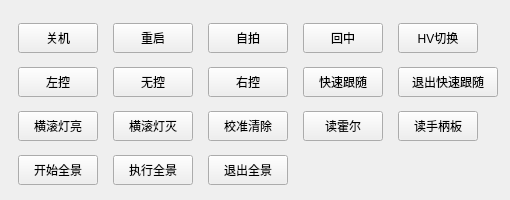
    <widget class="PanelItem" name="Page1_Pane12" native="true">
     <property name="geometry">
      <rect>
       <x>560</x>
       <y>390</y>
       <width>510</width>
       <height>200</height>
      </rect>
     </property>
     <property name="minimumSize">
      <size>
       <width>510</width>
       <height>200</height>
      </size>
     </property>
     <property name="maximumSize">
      <size>
       <width>510</width>
       <height>200</height>
      </size>
     </property>
     <widget class="HoverFillButton" name="Page1_Pane12_ShutDown_Btn">
      <property name="geometry">
       <rect>
        <x>18</x>
        <y>23</y>
        <width>80</width>
        <height>30</height>
       </rect>
      </property>
      <property name="minimumSize">
       <size>
        <width>80</width>
        <height>30</height>
       </size>
      </property>
      <property name="maximumSize">
       <size>
        <width>80</width>
        <height>30</height>
       </size>
      </property>
      <property name="text">
       <string>关机</string>
      </property>
     </widget>
     <widget class="HoverFillButton" name="Page1_Pane12_Restart_Btn">
      <property name="geometry">
       <rect>
        <x>113</x>
        <y>23</y>
        <width>80</width>
        <height>30</height>
       </rect>
      </property>
      <property name="minimumSize">
       <size>
        <width>80</width>
        <height>30</height>
       </size>
      </property>
      <property name="maximumSize">
       <size>
        <width>80</width>
        <height>30</height>
       </size>
      </property>
      <property name="text">
       <string>重启</string>
      </property>
     </widget>
     <widget class="HoverFillButton" name="Page1_Pane12_CalibrationClear_Btn">
      <property name="geometry">
       <rect>
        <x>208</x>
        <y>111</y>
        <width>80</width>
        <height>30</height>
       </rect>
      </property>
      <property name="minimumSize">
       <size>
        <width>80</width>
        <height>30</height>
       </size>
      </property>
      <property name="maximumSize">
       <size>
        <width>80</width>
        <height>30</height>
       </size>
      </property>
      <property name="text">
       <string>校准清除</string>
      </property>
     </widget>
     <widget class="HoverFillButton" name="Page1_Pane12_ExecutePanorama_Btn">
      <property name="geometry">
       <rect>
        <x>113</x>
        <y>155</y>
        <width>80</width>
        <height>30</height>
       </rect>
      </property>
      <property name="minimumSize">
       <size>
        <width>80</width>
        <height>30</height>
       </size>
      </property>
      <property name="maximumSize">
       <size>
        <width>80</width>
        <height>30</height>
       </size>
      </property>
      <property name="text">
       <string>执行全景</string>
      </property>
     </widget>
     <widget class="HoverFillButton" name="Page1_Pane12_NotControl_Btn">
      <property name="geometry">
       <rect>
        <x>113</x>
        <y>67</y>
        <width>80</width>
        <height>30</height>
       </rect>
      </property>
      <property name="minimumSize">
       <size>
        <width>80</width>
        <height>30</height>
       </size>
      </property>
      <property name="maximumSize">
       <size>
        <width>80</width>
        <height>30</height>
       </size>
      </property>
      <property name="text">
       <string>无控</string>
      </property>
     </widget>
     <widget class="HoverFillButton" name="Page1_Pane12_StartPanorama_Btn">
      <property name="geometry">
       <rect>
        <x>18</x>
        <y>155</y>
        <width>80</width>
        <height>30</height>
       </rect>
      </property>
      <property name="minimumSize">
       <size>
        <width>80</width>
        <height>30</height>
       </size>
      </property>
      <property name="maximumSize">
       <size>
        <width>80</width>
        <height>30</height>
       </size>
      </property>
      <property name="text">
       <string>开始全景</string>
      </property>
     </widget>
     <widget class="HoverFillButton" name="Page1_Pane12_ReadHall_Btn">
      <property name="geometry">
       <rect>
        <x>303</x>
        <y>111</y>
        <width>80</width>
        <height>30</height>
       </rect>
      </property>
      <property name="minimumSize">
       <size>
        <width>80</width>
        <height>30</height>
       </size>
      </property>
      <property name="maximumSize">
       <size>
        <width>80</width>
        <height>30</height>
       </size>
      </property>
      <property name="text">
       <string>读霍尔</string>
      </property>
     </widget>
     <widget class="HoverFillButton" name="Page1_Pane12_RollLedOn_Btn">
      <property name="geometry">
       <rect>
        <x>18</x>
        <y>111</y>
        <width>80</width>
        <height>30</height>
       </rect>
      </property>
      <property name="minimumSize">
       <size>
        <width>80</width>
        <height>30</height>
       </size>
      </property>
      <property name="maximumSize">
       <size>
        <width>80</width>
        <height>30</height>
       </size>
      </property>
      <property name="text">
       <string>横滚灯亮</string>
      </property>
     </widget>
     <widget class="HoverFillButton" name="Page1_Pane12_Selfie_Btn">
      <property name="geometry">
       <rect>
        <x>208</x>
        <y>23</y>
        <width>80</width>
        <height>30</height>
       </rect>
      </property>
      <property name="minimumSize">
       <size>
        <width>80</width>
        <height>30</height>
       </size>
      </property>
      <property name="maximumSize">
       <size>
        <width>80</width>
        <height>30</height>
       </size>
      </property>
      <property name="text">
       <string>自拍</string>
      </property>
     </widget>
     <widget class="HoverFillButton" name="Page1_Pane12_RollLedOff_Btn">
      <property name="geometry">
       <rect>
        <x>113</x>
        <y>111</y>
        <width>80</width>
        <height>30</height>
       </rect>
      </property>
      <property name="minimumSize">
       <size>
        <width>80</width>
        <height>30</height>
       </size>
      </property>
      <property name="maximumSize">
       <size>
        <width>80</width>
        <height>30</height>
       </size>
      </property>
      <property name="text">
       <string>横滚灯灭</string>
      </property>
     </widget>
     <widget class="HoverFillButton" name="Page1_Pane12_ReturnCenter_Btn">
      <property name="geometry">
       <rect>
        <x>303</x>
        <y>23</y>
        <width>80</width>
        <height>30</height>
       </rect>
      </property>
      <property name="minimumSize">
       <size>
        <width>80</width>
        <height>30</height>
       </size>
      </property>
      <property name="maximumSize">
       <size>
        <width>80</width>
        <height>30</height>
       </size>
      </property>
      <property name="text">
       <string>回中</string>
      </property>
     </widget>
     <widget class="HoverFillButton" name="Page1_Pane12_RightControl_Btn">
      <property name="geometry">
       <rect>
        <x>208</x>
        <y>67</y>
        <width>80</width>
        <height>30</height>
       </rect>
      </property>
      <property name="minimumSize">
       <size>
        <width>80</width>
        <height>30</height>
       </size>
      </property>
      <property name="maximumSize">
       <size>
        <width>80</width>
        <height>30</height>
       </size>
      </property>
      <property name="text">
       <string>右控</string>
      </property>
     </widget>
     <widget class="HoverFillButton" name="Page1_Pane12_HVSwitch_Btn">
      <property name="geometry">
       <rect>
        <x>398</x>
        <y>23</y>
        <width>80</width>
        <height>30</height>
       </rect>
      </property>
      <property name="minimumSize">
       <size>
        <width>80</width>
        <height>30</height>
       </size>
      </property>
      <property name="maximumSize">
       <size>
        <width>80</width>
        <height>30</height>
       </size>
      </property>
      <property name="text">
       <string>HV切换</string>
      </property>
     </widget>
     <widget class="HoverFillButton" name="Page1_Pane12_ReadHandlePlate_Btn">
      <property name="geometry">
       <rect>
        <x>398</x>
        <y>111</y>
        <width>80</width>
        <height>30</height>
       </rect>
      </property>
      <property name="minimumSize">
       <size>
        <width>80</width>
        <height>30</height>
       </size>
      </property>
      <property name="maximumSize">
       <size>
        <width>80</width>
        <height>30</height>
       </size>
      </property>
      <property name="text">
       <string>读手柄板</string>
      </property>
     </widget>
     <widget class="HoverFillButton" name="Page1_Pane12_ExitPanorama_Btn">
      <property name="geometry">
       <rect>
        <x>208</x>
        <y>155</y>
        <width>80</width>
        <height>30</height>
       </rect>
      </property>
      <property name="minimumSize">
       <size>
        <width>80</width>
        <height>30</height>
       </size>
      </property>
      <property name="maximumSize">
       <size>
        <width>80</width>
        <height>30</height>
       </size>
      </property>
      <property name="text">
       <string>退出全景</string>
      </property>
     </widget>
     <widget class="HoverFillButton" name="Page1_Pane12_QuickFollow_Btn">
      <property name="geometry">
       <rect>
        <x>303</x>
        <y>67</y>
        <width>80</width>
        <height>30</height>
       </rect>
      </property>
      <property name="minimumSize">
       <size>
        <width>80</width>
        <height>30</height>
       </size>
      </property>
      <property name="maximumSize">
       <size>
        <width>80</width>
        <height>30</height>
       </size>
      </property>
      <property name="text">
       <string>快速跟随</string>
      </property>
     </widget>
     <widget class="HoverFillButton" name="Page1_Pane12_LeftControl_Btn">
      <property name="geometry">
       <rect>
        <x>18</x>
        <y>67</y>
        <width>80</width>
        <height>30</height>
       </rect>
      </property>
      <property name="minimumSize">
       <size>
        <width>80</width>
        <height>30</height>
       </size>
      </property>
      <property name="maximumSize">
       <size>
        <width>80</width>
        <height>30</height>
       </size>
      </property>
      <property name="text">
       <string>左控</string>
      </property>
     </widget>
     <widget class="HoverFillButton" name="Page1_Pane12_QuickFollowExit_Btn">
      <property name="geometry">
       <rect>
        <x>398</x>
        <y>67</y>
        <width>100</width>
        <height>30</height>
       </rect>
      </property>
      <property name="minimumSize">
       <size>
        <width>100</width>
        <height>30</height>
       </size>
      </property>
      <property name="maximumSize">
       <size>
        <width>100</width>
        <height>30</height>
       </size>
      </property>
      <property name="text">
       <string>退出快速跟随</string>
      </property>
     </widget>
    </widget>
